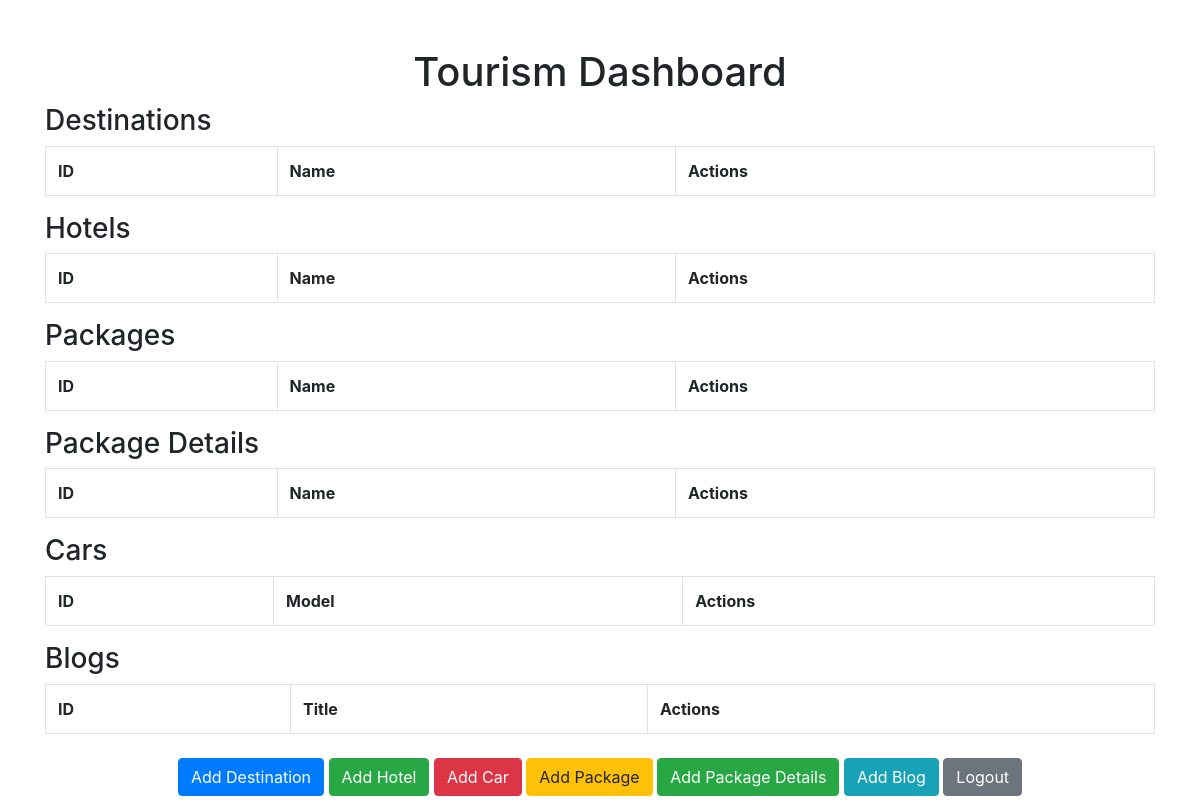
The page /admin/dashboard.php (signed in) on the database as committed earlier.
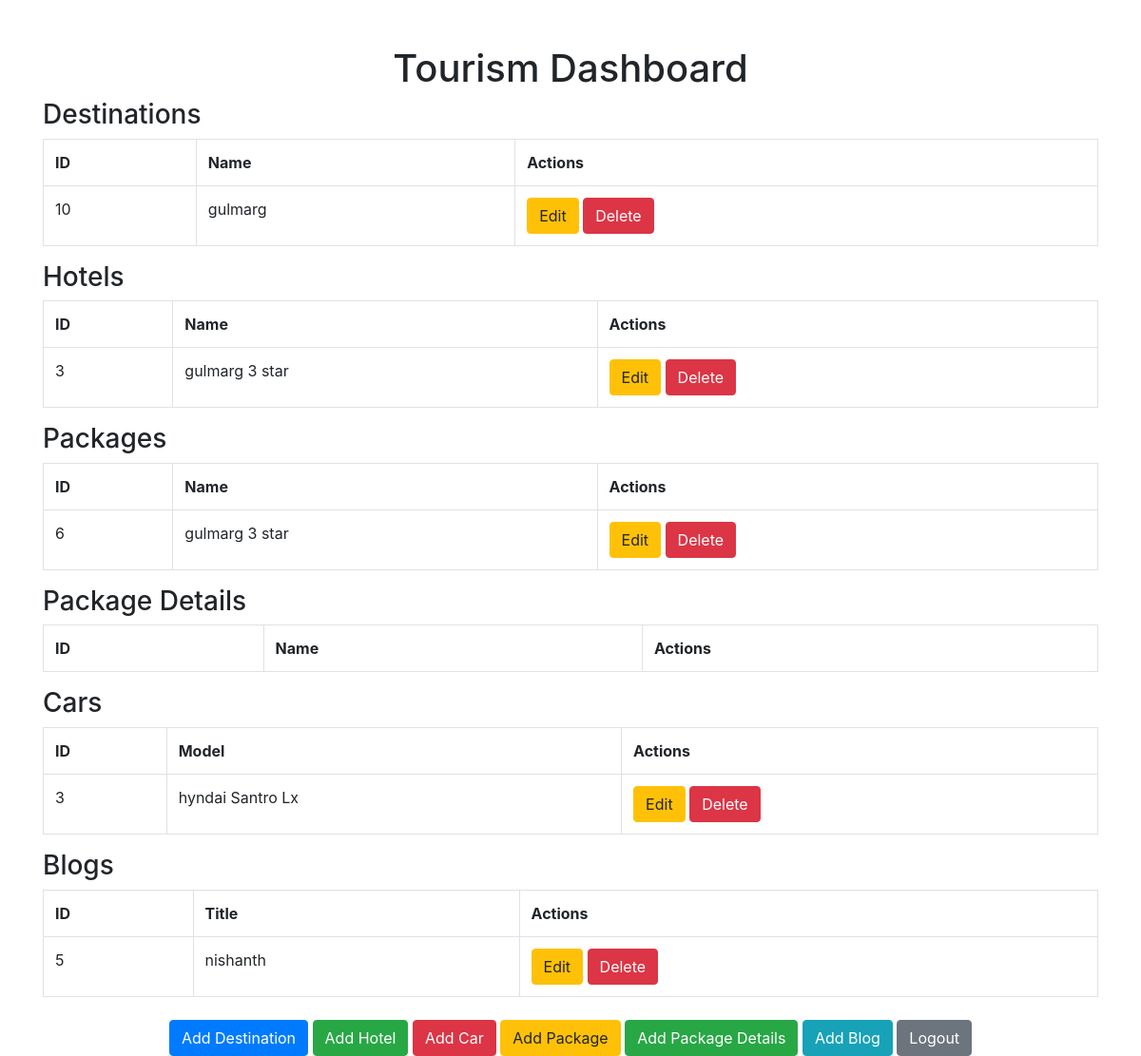
The same page on the database as committed later.
### tables this page shows
CREATE TABLE `destinations` (
  `id` int(11) NOT NULL,
  `name` varchar(255) NOT NULL,
  `description` text DEFAULT NULL,
  `image` varchar(255) DEFAULT NULL
);

CREATE TABLE `hotels` (
  `id` int(11) NOT NULL,
  `name` varchar(255) NOT NULL,
  `location` varchar(255) DEFAULT NULL,
  `description` text DEFAULT NULL,
  `price` decimal(10,2) NOT NULL,
  `status` enum('occupied','available') DEFAULT 'available',
  `image` varchar(255) DEFAULT NULL,
  `destination_id` int(11) DEFAULT NULL
);

CREATE TABLE `packages` (
  `id` int(11) NOT NULL,
  `name` varchar(255) NOT NULL,
  `description` text DEFAULT NULL,
  `duration` varchar(50) DEFAULT NULL,
  `price` decimal(10,2) DEFAULT NULL,
  `destination_id` int(11) DEFAULT NULL,
  `image` varchar(255) DEFAULT NULL,
  `is_trending` tinyint(1) NOT NULL DEFAULT 0,
  `is_featured` tinyint(1) NOT NULL DEFAULT 0,
  `rating` decimal(3,1) NOT NULL DEFAULT 5.0,
  `is_honeymoon` tinyint(1) NOT NULL DEFAULT 0,
  `is_adventure` tinyint(1) NOT NULL DEFAULT 0,
  `is_premium` tinyint(1) NOT NULL DEFAULT 0,
  `is_budget` tinyint(1) NOT NULL DEFAULT 0,
  `reviews` decimal(5,0) NOT NULL DEFAULT 0
);

CREATE TABLE `cars` (
  `id` int(11) NOT NULL,
  `model` varchar(255) NOT NULL,
  `status` enum('available','occupied') DEFAULT 'available',
  `price` decimal(10,2) DEFAULT NULL,
  `image` varchar(255) DEFAULT NULL,
  `destination_id` int(11) DEFAULT NULL
);

CREATE TABLE `blogs` (
  `id` int(11) NOT NULL,
  `title` varchar(255) NOT NULL,
  `description` text NOT NULL,
  `post_date` date NOT NULL
);

### admin/dashboard.php (the view, shortened to what this page needs)
<?php
require 'db_connect.php';
try {
    $destinations = $pdo->query("SELECT * FROM destinations")->fetchAll();
    $hotels = $pdo->query("SELECT * FROM hotels")->fetchAll();
    $packages = $pdo->query("SELECT * FROM packages")->fetchAll();
    $cars = $pdo->query("SELECT * FROM cars")->fetchAll();
    $blogs = $pdo->query("SELECT * FROM blogs")->fetchAll();
} catch (PDOException $e) {
    echo "Error: " . $e->getMessage();
}
?>
<!DOCTYPE html>
<html lang="en">
<head>
    <link href="https://maxcdn.bootstrapcdn.com/bootstrap/4.5.2/css/bootstrap.min.css" rel="stylesheet">
</head>
<body>
    <div class="container mt-5">
        <h1 class="text-center">Tourism Dashboard</h1>
        <h3>Destinations</h3>
        <table class="table table-bordered">
            <tr>
                <th>ID</th><th>Name</th><th>Actions</th>
            </tr>
            <?php foreach ($destinations as $destination): ?>
            <tr>
                <td><?= $destination['id'] ?></td>
                <td><?= htmlspecialchars($destination['name']) ?></td>
                <td>
                    <a href="edit_destination.php?id=<?= $destination['id'] ?>" class="btn btn-warning">Edit</a>
                    <a href="delete.php?type=destination&id=<?= $destination['id'] ?>" class="btn btn-danger" onclick="return confirm('Are you sure you want to delete this destination?');">Delete</a>
                </td>
            </tr>
            <?php endforeach; ?>
        </table>
        <h3>Hotels</h3>
        <table class="table table-bordered">
            <tr>
                <th>ID</th><th>Name</th><th>Actions</th>
            </tr>
            <?php foreach ($hotels as $hotel): ?>
            <tr>
                <td><?= $hotel['id'] ?></td>
                <td><?= htmlspecialchars($hotel['name']) ?></td>
                <td>
                    <a href="edit_hotel.php?id=<?= $hotel['id'] ?>" class="btn btn-warning">Edit</a>
                    <a href="delete.php?type=hotel&id=<?= $hotel['id'] ?>" class="btn btn-danger" onclick="return confirm('Are you sure you want to delete this hotel?');">Delete</a>
                </td>
            </tr>
            <?php endforeach; ?>
        </table>
        <h3>Packages</h3>
        <table class="table table-bordered">
            <tr>
                <th>ID</th><th>Name</th><th>Actions</th>
            </tr>
            <?php foreach ($packages as $package): ?>
            <tr>
                <td><?= $package['id'] ?></td>
                <td><?= htmlspecialchars($package['name']) ?></td>
                <td>
                    <a href="edit_package.php?id=<?= $package['id'] ?>" class="btn btn-warning">Edit</a>
                    <a href="delete.php?type=package&id=<?= $package['id'] ?>" class="btn btn-danger" onclick="return confirm('Are you sure you want to delete this package?');">Delete</a>
                </td>
            </tr>
            <?php endforeach; ?>
        </table>
        <h3>Package Details</h3>
        <table class="table table-bordered">
            <tr>
                <th>ID</th><th>Name</th><th>Actions</th>
            </tr>
        </table>
        <h3>Cars</h3>
        <table class="table table-bordered">
            <tr>
                <th>ID</th><th>Model</th><th>Actions</th>
            </tr>
            <?php foreach ($cars as $car): ?>
            <tr>
                <td><?= $car['id'] ?></td>
                <td><?= htmlspecialchars($car['model']) ?></td>
                <td>
                    <a href="edit_car.php?id=<?= $car['id'] ?>" class="btn btn-warning">Edit</a>
                    <a href="delete.php?type=car&id=<?= $car['id'] ?>" class="btn btn-danger" onclick="return confirm('Are you sure you want to delete this car?');">Delete</a>
                </td>
            </tr>
            <?php endforeach; ?>
        </table>
        <h3>Blogs</h3>
        <table class="table table-bordered">
            <tr>
                <th>ID</th><th>Title</th><th>Actions</th>
            </tr>
            <?php foreach ($blogs as $blog): ?>
            <tr>
                <td><?= $blog['id'] ?></td>
                <td><?= htmlspecialchars($blog['title']) ?></td>
                <td>
                    <a href="edit_blog.php?id=<?= $blog['id'] ?>" class="btn btn-warning">Edit</a>
                    <a href="delete.php?type=blog&id=<?= $blog['id'] ?>" class="btn btn-danger" onclick="return confirm('Are you sure you want to delete this blog?');">Delete</a>
                </td>
            </tr>
            <?php endforeach; ?>
        </table>
        <div class="text-center mt-4">
            <a href="add_destination.php" class="btn btn-primary">Add Destination</a>
            <a href="add_hotel.php" class="btn btn-success">Add Hotel</a>
            <a href="add_car.php" class="btn btn-danger">Add Car</a>
            <a href="add_package.php" class="btn btn-warning">Add Package</a>
            <a href="add_package_details.php" class="btn btn-success">Add Package Details</a>
            <a href="add_blog.php" class="btn btn-info">Add Blog</a>
            <a href="logout.php" class="btn btn-secondary">Logout</a>
        </div>
    </div>
</body>
</html>

Rows that differ between the two databases and show on the page:
added destinations: id "10", name "gulmarg"
added hotels: id "3", name "gulmarg 3 star"
added packages: id "6", name "gulmarg 3 star"
added cars: id "3", model "hyndai Santro Lx"
added blogs: id "5", title "nishanth"
